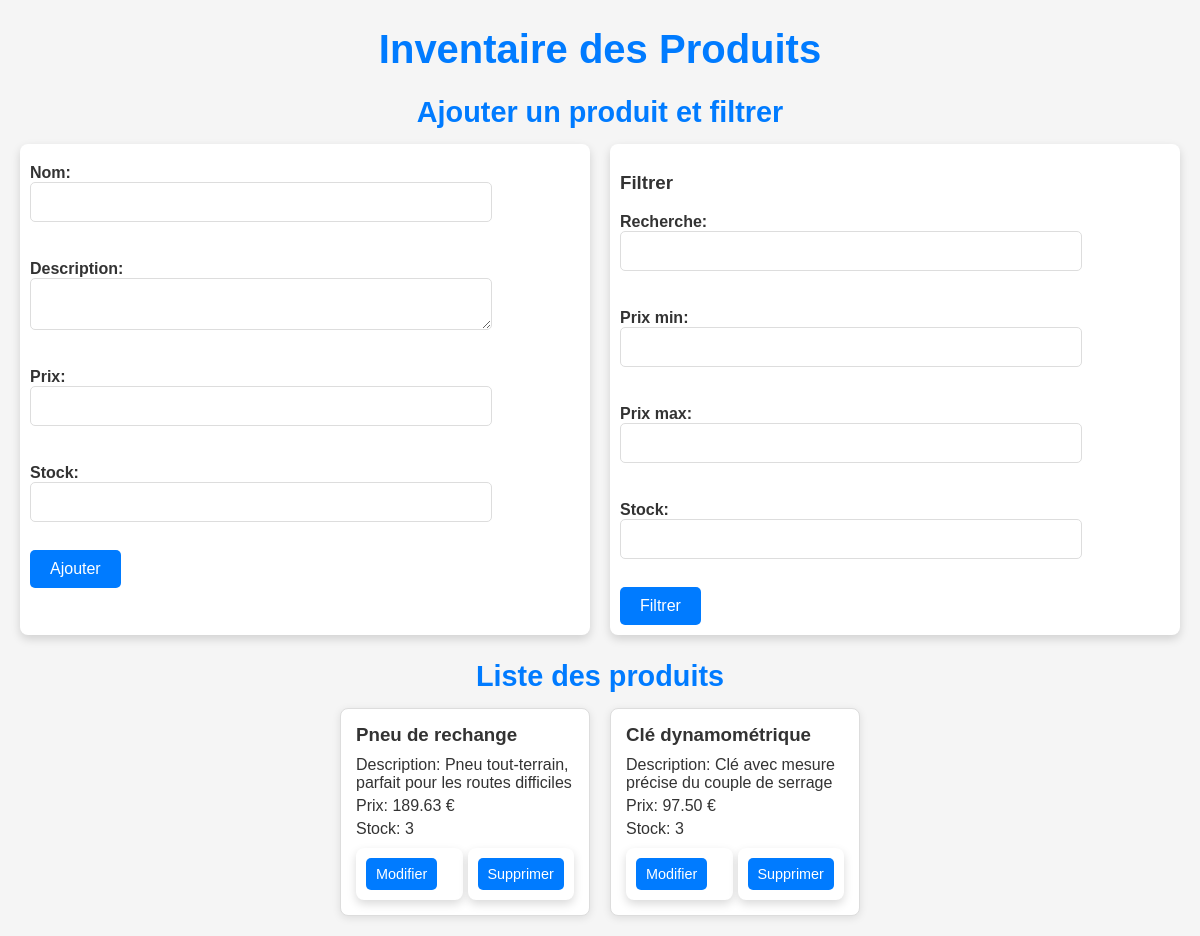
Page /index.php?stock=3 on the committed database.
### tables this page shows
CREATE TABLE `produits` (
  `id` int(11) NOT NULL,
  `nom` varchar(255) NOT NULL,
  `description` text DEFAULT NULL,
  `prix` decimal(10,2) NOT NULL,
  `stock` int(11) NOT NULL
);

### index.php (the view, shortened to what this page needs)
<?php
require 'db.php';
$filters = [];
$sql = "SELECT * FROM produits";
if (isset($_GET['stock']) && $_GET['stock'] !== '') {
    $filters[] = "stock = :stock";
}
if ($filters) {
    $sql .= " WHERE " . implode(" AND ", $filters);
}
$stmt = $pdo->prepare($sql);
if (isset($_GET['stock']) && $_GET['stock'] !== '') {
    $stmt->bindValue(':stock', $_GET['stock']);
}
$stmt->execute();
$produits = $stmt->fetchAll();
?>
<!DOCTYPE html>
<html lang="fr">
<head>
</head>
<body>
    <h1>Inventaire des Produits</h1>
    <center> <h2>Ajouter un produit et filtrer</h2></center>
    <div class="form-container">
        <form method="post">
            <label>Nom: <input type="text" name="nom" required></label><br>
            <label>Description: <textarea name="description" required></textarea></label><br>
            <label>Prix: <input type="number" step="0.01" name="prix" required></label><br>
            <label>Stock: <input type="number" name="stock" required></label><br>
            <button type="submit">Ajouter</button>
        </form>
        <form method="get">
            <h3>Filtrer</h3>
            <label>Recherche: <input type="text" name="search"></label><br>
            <label>Prix min: <input type="number" step="0.01" name="min_price"></label><br>
            <label>Prix max: <input type="number" step="0.01" name="max_price"></label><br>
            <label>Stock: <input type="number" name="stock"></label><br>
            <button type="submit">Filtrer</button>
        </form>
    </div>
    <center><h2>Liste des produits</h2></center>
    <div class="produits-container">
        <?php foreach ($produits as $produit): ?>
            <div class="produit">
                <h3><?= htmlspecialchars($produit['nom']) ?></h3>
                <p>Description: <?= htmlspecialchars($produit['description']) ?></p>
                <p>Prix: <?= htmlspecialchars($produit['prix']) ?> €</p>
                <p>Stock: <?= htmlspecialchars($produit['stock']) ?></p>
                <div class="actions">
                    <form method="post">
                        <button class="btn-edit" type="submit">Modifier</button>
                    </form>
                    <form method="post">
                        <button class="btn-delete" type="submit">Supprimer</button>
                    </form>
                </div>
            </div>
        <?php endforeach; ?>
    </div>
</body>
</html>

### index.php (style rules this page uses)
body { font-family: Arial, sans-serif; margin: 20px; background-color: #f5f5f5; color: #333; }
h1 { color: #007bff; text-align: center; font-size: 2.5em; margin-bottom: 20px; }
h2 { color: #007bff; font-size: 1.8em; margin-bottom: 15px; }
.form-container { display: flex; justify-content: center; gap: 20px; margin-bottom: 25px; }
form { background: #fff; padding: 10px; border-radius: 8px; box-shadow: 0 4px 10px rgba(0, 0, 0, 0.15); max-width: 650px; flex: 1; }
label { display: block; margin: 10px 0 5px; font-weight: bold; }
input[type="text"], input[type="number"], textarea { width: 100%; padding: 10px; margin-bottom: 10px; border: 1px solid #ddd; border-radius: 5px; font-size: 1em; max-width: 80%; display: flex; }
button { padding: 10px 20px; font-size: 1em; color: #fff; border: none; border-radius: 5px; cursor: pointer; transition: background-color 0.3s ease; }
button[type="submit"] { background-color: #007bff; }
.produits-container { display: flex; flex-wrap: wrap; gap: 20px; justify-content: center; }
.produit { background: #fff; border: 1px solid #ddd; border-radius: 8px; width: 100%; max-width: 250px; padding: 15px; box-shadow: 0 2px 8px rgba(0, 0, 0, 0.1); transition: transform 0.2s ease; box-sizing: border-box; }
.produit h3 { color: #333; margin: 0 0 10px; }
.produit p { font-size: 1em; margin: 5px 0; }
.actions { margin-top: 10px; display: flex; gap: 5px; justify-content: space-between; }
.actions form { display: inline-block; flex: 1; }
.btn-edit, .btn-delete { padding: 8px 10px; color: #fff; border-radius: 5px; font-size: 0.9em; cursor: pointer; transition: background-color 0.3s ease; border: none; flex: 1; text-align: center; }
.btn-edit { background-color: #28a745; }
.btn-delete { background-color: #ff4d4f; }

### rows in the picture
produits: nom "Pneu de rechange", description "Pneu tout-terrain, parfait pour les routes difficiles", prix "189.63", stock "3"
produits: nom "Clé dynamométrique", description "Clé avec mesure précise du couple de serrage", prix "97.50", stock "3"
